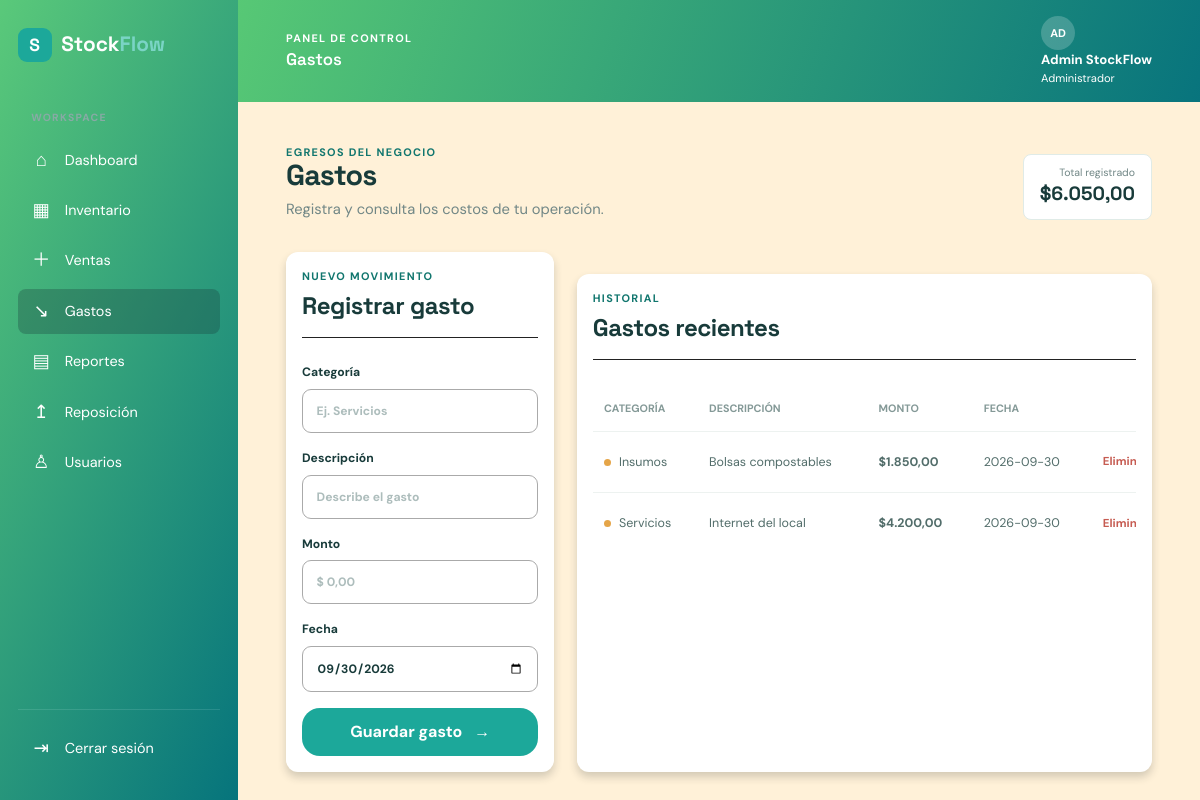
Screenshot of /gastos.php (signed in) with the database file from the repository.
### tables this page shows
CREATE TABLE expenses (
    id BIGINT UNSIGNED AUTO_INCREMENT PRIMARY KEY,
    user_id INT UNSIGNED NOT NULL,
    category VARCHAR(80) NOT NULL,
    description VARCHAR(255) NOT NULL,
    amount DECIMAL(12,2) NOT NULL,
    expense_date DATE NOT NULL,
    created_at TIMESTAMP NOT NULL DEFAULT CURRENT_TIMESTAMP,
    CONSTRAINT fk_expenses_user FOREIGN KEY (user_id) REFERENCES users(id),
    INDEX idx_expenses_date (expense_date)
);

### data/repository.php (called while the page is built, shortened)
<?php
function expenses(PDO $pdo): array
{
    return $pdo->query('SELECT e.*, u.name AS user_name FROM expenses e JOIN users u ON u.id = e.user_id ORDER BY e.expense_date DESC, e.id DESC')->fetchAll();
}

### config/bootstrap.php (called while the page is built, shortened)
<?php
function e(string|int|float|null $value): string
{
    return htmlspecialchars((string) $value, ENT_QUOTES, 'UTF-8');
}
function money(float|int $value): string
{
    return '$' . number_format((float) $value, 2, ',', '.');
}

### gastos.php (the view, shortened to what this page needs)
<?php
require_once __DIR__ . '/config/bootstrap.php';
require_once __DIR__ . '/data/repository.php';
$pdo = db(); $error = null;
$expenses = expenses($pdo); $total = array_sum(array_column($expenses, 'amount')); $pageTitle = 'Gastos'; $activePage = 'gastos'; require __DIR__ . '/includes/header.php';
?>
<section class="page-heading"><div><p class="eyebrow">Egresos del negocio</p><h1>Gastos</h1><p class="muted">Registra y consulta los costos de tu operación.</p></div><div class="page-total"><small>Total registrado</small><strong><?= money($total) ?></strong></div></section><section class="content-grid expense-layout"><section class="panel form-panel"><div class="panel-heading"><div><p class="eyebrow">Nuevo movimiento</p><h2>Registrar gasto</h2></div></div><form id="gastoForm" class="form-grid" method="post"><input type="hidden" name="csrf" value="<?= e(csrf_token()) ?>"><input type="hidden" name="action" value="create"><label for="category">Categoría<input id="category" name="category" type="text" placeholder="Ej. Servicios" required></label><label for="description">Descripción<input id="description" name="description" type="text" placeholder="Describe el gasto" required></label><label for="amount">Monto<input id="amount" name="amount" type="number" step="0.01" placeholder="$ 0,00" required></label><label for="expense_date">Fecha<input id="expense_date" name="expense_date" type="date" value="<?= e(date('Y-m-d')) ?>" required></label><?php if ($error): ?><p class="error-message"><?= e($error) ?></p><?php endif; ?><button class="btn btn-primary" type="submit">Guardar gasto <span>→</span></button></form></section><section class="panel table-panel"><div class="panel-heading"><div><p class="eyebrow">Historial</p><h2>Gastos recientes</h2></div></div><div class="table-wrap"><table><thead><tr><th>Categoría</th><th>Descripción</th><th>Monto</th><th>Fecha</th><th></th></tr></thead><tbody id="gastosBody"><?php foreach ($expenses as $expense): ?><tr><td><span class="category-mark"></span><?= e($expense['category']) ?></td><td><?= e($expense['description']) ?></td><td><strong><?= money($expense['amount']) ?></strong></td><td><?= e($expense['expense_date']) ?></td><td><form class="inline-form" method="post" data-confirm="¿Eliminar este gasto?"><input type="hidden" name="csrf" value="<?= e(csrf_token()) ?>"><input type="hidden" name="action" value="delete"><input type="hidden" name="id" value="<?= e($expense['id']) ?>"><button class="table-action danger" type="submit">Eliminar</button></form></td></tr><?php endforeach; ?><?php if (!$expenses): ?><tr><td colspan="5" class="empty-state">No hay gastos registrados.</td></tr><?php endif; ?></tbody></table></div></section></section>
<?php require __DIR__ . '/includes/footer.php'; ?>

### assets/css/styles.css (style rules this page uses)
:root { --ink:#183b3a;--muted:#718786;--teal:#1ca89a;--teal-dark:#11766e;--mint:#e5f4ef;--paper:#fff;--canvas:#f5f8f6;--line:#e0ebe7;--blue:#5d8fe8;--amber:#e5a548;--coral:#dd756d;--shadow:0 12px 30px rgba(36,76,70,.07) }
* { box-sizing:border-box;margin:0;padding:0 }
html { font-size:16px;scroll-behavior:smooth }
body { background:var(--canvas);color:var(--ink);font-family:'DM Sans',sans-serif;line-height:1.5;-webkit-font-smoothing:antialiased }
button,input,select { font:inherit }
button { cursor:pointer }
h1,h2,h3,.brand { font-family:'Space Grotesk',sans-serif }
h1 { font-size:clamp(1.8rem,3vw,2.5rem);line-height:1.1;letter-spacing:-.03em }
h2 { font-size:1.12rem;letter-spacing:-.02em }
p { color:var(--muted) }
.muted { font-size:.92rem;margin-top:.35rem }
.eyebrow { color:var(--teal-dark);font-size:.68rem;font-weight:700;letter-spacing:.12em;text-transform:uppercase }
.btn { border:0;border-radius:9px;display:inline-flex;align-items:center;justify-content:center;gap:.75rem;padding:.75rem 1.1rem;font-weight:700;transition:transform .2s,box-shadow .2s }
.btn-primary { background:var(--teal);color:#fff }
.app-page { min-height:100vh }
.welcome-row,.page-heading { align-items:end;display:flex;justify-content:space-between;margin-bottom:2rem }
.content-grid { display:grid;gap:1.4rem;grid-template-columns:minmax(0,1.65fr) minmax(300px,1fr);margin-bottom:1.4rem }
.panel { background:#fff;border:1px solid var(--line);border-radius:12px;box-shadow:var(--shadow);padding:1.5rem }
.panel-heading { align-items:start;display:flex;justify-content:space-between;margin-bottom:1.6rem }
.panel-heading h2 { margin-top:.25rem }
.form-grid { display:grid;gap:1rem }
.form-grid label,.form-row label { color:var(--ink);display:flex;flex-direction:column;font-size:.76rem;font-weight:700;gap:.45rem }
.form-grid input,.form-grid select,.form-row input,.form-row select,.form-panel input,.form-panel select { background:#fbfdfc;border:1px solid var(--line);border-radius:7px;color:var(--ink);outline:0;padding:.75rem .85rem }
.form-grid input::placeholder,.form-row input::placeholder { color:#adbdbc }
.table-panel { margin-top:1.4rem }
.table-wrap { overflow:auto }
.table-wrap table { border-collapse:collapse;min-width:620px;width:100% }
th,td { border-bottom:1px solid #edf2f0;font-size:.78rem;padding:.9rem .7rem;text-align:left;white-space:nowrap }
th { color:#849997;font-size:.67rem;font-weight:700;text-transform:uppercase }
td { color:#526d6a }
td strong,td small { display:block }
.table-wrap tr:last-child td { border-bottom:0 }
.expense-layout { grid-template-columns:minmax(260px,.7fr) minmax(0,1.5fr) }
.page-total { background:#fff;border:1px solid var(--line);border-radius:8px;padding:.6rem 1rem;text-align:right }
.page-total small,.page-total strong { display:block }
.page-total small { color:var(--muted);font-size:.66rem }
.page-total strong { font-family:'Space Grotesk';font-size:1.2rem }
.category-mark { background:var(--amber);border-radius:50%;display:inline-block;height:7px;margin-right:.5rem;width:7px }

### rows the page displays
expenses: category "Insumos", description "Bolsas compostables", amount "$1.850,00", expense_date "2026-09-30"
expenses: category "Servicios", description "Internet del local", amount "$4.200,00", expense_date "2026-09-30"

### other values shown
$pageTitle "Gastos"
substr($user['name'] ?? 'U', 0, 2) "AD"
$user['name'] "Admin StockFlow"
$user['role'] "Administrador"
money($total) "$6.050,00"
